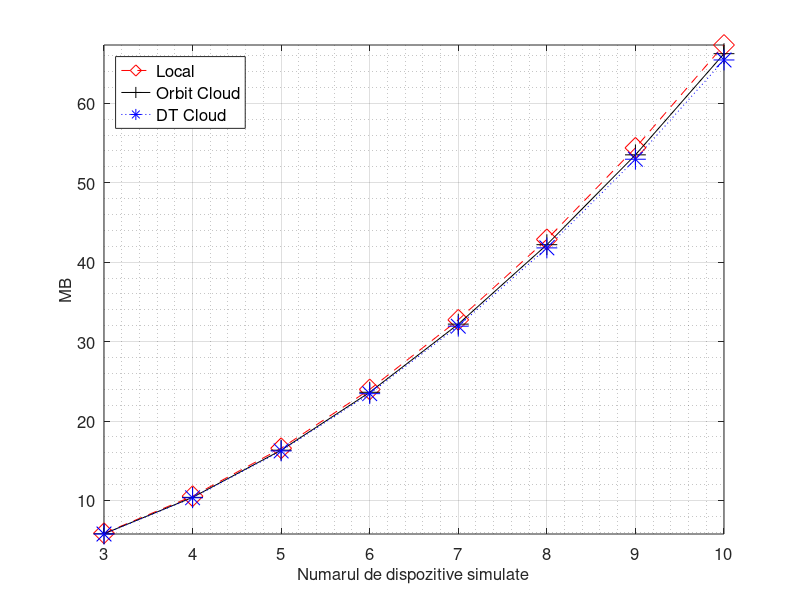
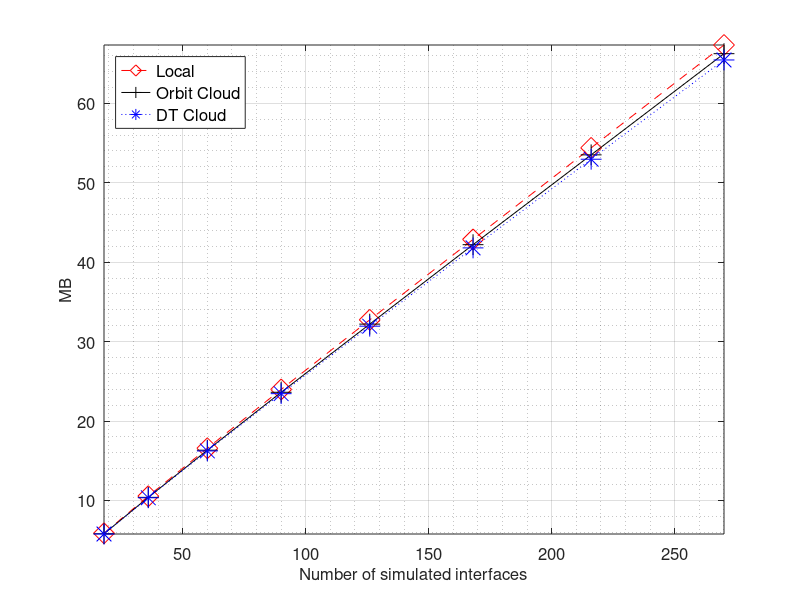
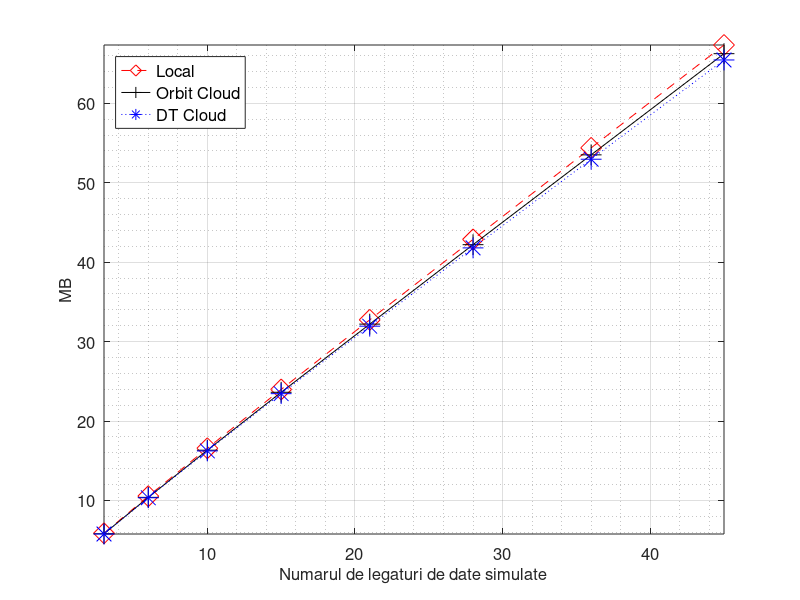

The MATLAB source for these figures, in order:
nes = [3,4,5,6,7,8,9,10]
intfs = [18,36,60,90,126,168,216,270]
links = [3,6,10,15,21,28,36,45]

local = [5.868,10.536,16.568,23.972,32.736,42.86,54.384,67.332] 
orbit = [5.804,10.388,16.324,23.616,32.196,42.196,53.504,66.24]
dt = [5.776,10.336,16.232,23.444,31.936,41.792,52.952,65.448]

figure(1)
plot(nes,local, '--dr', 'markersize', 15, nes, orbit, '-+k', 'markersize', 15, nes, dt, ':*b', 'markersize', 15)
set(gca, "fontsize", 12)

xlabel('Numarul de dispozitive simulate', "fontsize", 12)
grid on
grid minor on
ylabel('MB', "fontsize", 12)
leg = legend('Local','Orbit Cloud','DT Cloud', "location", 'northwest')
set(leg, "fontsize", 12)
axis('tight')

#la = num2str(local(:));
#lb = cellstr(la);
#lc = strtrim(lb);

#oa = num2str(orbit(:));
#ob = cellstr(oa);
#oc = strtrim(ob);

#da = num2str(dt(:));
#db = cellstr(da);
#dc = strtrim(db);

#text(nes, local, lc)
#text(nes, orbit, oc)
#text(nes, dt, dc)

figure(2)
plot(intfs,local, '--dr', 'markersize', 15, intfs, orbit, '-+k', 'markersize', 15, intfs, dt, ':*b', 'markersize', 15)
set(gca, "fontsize", 12)

xlabel('Number of simulated interfaces', "fontsize", 12)
grid on
grid minor on
ylabel('MB', "fontsize", 12)
leg = legend('Local','Orbit Cloud','DT Cloud', "location", 'northwest')
set(leg, "fontsize", 12)
axis('tight')

#la = num2str(local(:));
#lb = cellstr(la);
#lc = strtrim(lb);

#oa = num2str(orbit(:));
#ob = cellstr(oa);
#oc = strtrim(ob);

#da = num2str(dt(:));
#db = cellstr(da);
#dc = strtrim(db);

#text(intfs, local, lc)
#text(intfs, orbit, oc)
#text(intfs, dt, dc)

figure(3)
plot(links,local, '--dr', 'markersize', 15, links, orbit, '-+k', 'markersize', 15, links, dt, ':*b', 'markersize', 15)
set(gca, "fontsize", 12)

xlabel('Numarul de legaturi de date simulate', "fontsize", 12)
grid on
grid minor on
ylabel('MB', "fontsize", 12)
leg = legend('Local','Orbit Cloud','DT Cloud', "location", 'northwest')
set(leg, "fontsize", 12)
axis('tight')

#la = num2str(local(:));
#lb = cellstr(la);
#lc = strtrim(lb);

#oa = num2str(orbit(:));
#ob = cellstr(oa);
#oc = strtrim(ob);

#da = num2str(dt(:));
#db = cellstr(da);
#dc = strtrim(db);

#text(links, local, lc)
#text(links, orbit, oc)
#text(links, dt, dc)
